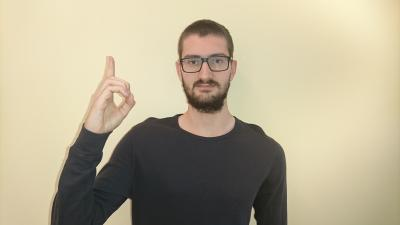
#> input picture Base d'images test/3.jpg, 400 x 225 px, found by its file name
$ python index_rand_segm.py
#> lines starting #> are read from the running program, lines starting #| are printed output that depends on the picture; pictures that were not available may be replaced by others from this repository, and a replacement may not be noted
import cv2
import numpy as np
from sklearn.cluster import MeanShift,KMeans
import matplotlib.pyplot as plt
from sklearn.metrics.cluster import adjusted_rand_score
import time

def segmenatationMain(image):
    """Fonction qui binarise l'image de la main
    input : image centrée sur la main
    output : image binaire d la main """
    taille=(64,64)
    if np.size(image)!=taille:
        image=cv2.resize(image,taille)
    imLab=cv2.cvtColor(image,cv2.COLOR_BGR2LAB)
    plana=np.reshape(imLab[:,:,1],taille[1]*taille[0])
    planb=np.reshape(imLab[:,:,2],taille[1]*taille[0])
    data=np.concatenate((np.atleast_2d(plana).T,np.atleast_2d(planb).T),axis=1)
    bdw=5 #possible nécessité de set au début du programme estimate_bandwith
    ms=MeanShift(bdw,bin_seeding=True,n_jobs=-1,min_bin_freq=20)
    ms.fit(data)
    lblsAll=ms.labels_
    k=ms.predict(np.reshape([150,170],(1,-1)))
    image_seg=np.where(lblsAll==k,256,0)
    image_seg=np.reshape(image_seg,taille)
    return(image_seg)

img=cv2.imread('3.jpg')
#> img is the input picture: shape (225, 400, 3); mean B, G, R 146.9, 172, 181.9
imgman=cv2.imread('3manuel.jpg')
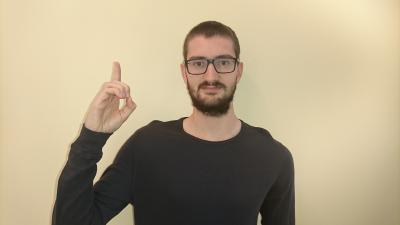
#> input picture Base d'images test/1.jpg, 400 x 225 px, given in place of 3manuel.jpg, which was not available
#> imgman is the input picture: shape (225, 400, 3); mean B, G, R 135.1, 162.2, 176.4
imgman=cv2.resize(imgman,(64,64))
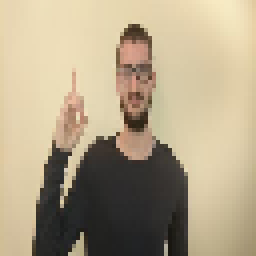
#> imgman: shape (64, 64, 3) (shown 4 times larger); mean B, G, R 135.3, 162.4, 176.5
imgman=imgman[:,:,1]
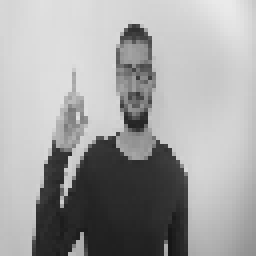
#> imgman: shape (64, 64) (shown 4 times larger); min 22, max 234, mean 162.4
a=segmenatationMain(img)
#> in segmenatationMain, `image=cv2.resize(image,taille)`:
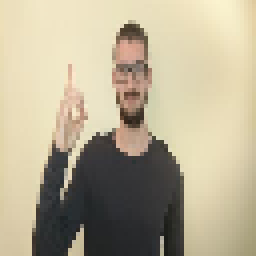
#> image: shape (64, 64, 3) (shown 4 times larger); mean of channels 0, 1, 2 146.9, 172, 182; drawn as B, G, R
#> in segmenatationMain, `imLab=cv2.cvtColor(image,cv2.COLOR_BGR2LAB)`: imLab: shape (64, 64, 3); mean of channels 0, 1, 2 176.8, 127.6, 141.8
#> in segmenatationMain, `plana=np.reshape(imLab[:,:,1],taille[1]*taille[0])`: plana = 4096 values, max 148 at index 734, min 122 at index 1382, mean 127.6
#> in segmenatationMain, `planb=np.reshape(imLab[:,:,2],taille[1]*taille[0])`: planb = 4096 values, max 152 at index 63, min 123 at index 3602, mean 141.8
#> in segmenatationMain, `data=np.concatenate((np.atleast_2d(plana).T,np.atleast_2d(planb).T),ax..`: data = 4096 pairs, first value 122 to 148, second value 123 to 152
#> (the run stopped early here; a loop or call above may not have finished)
